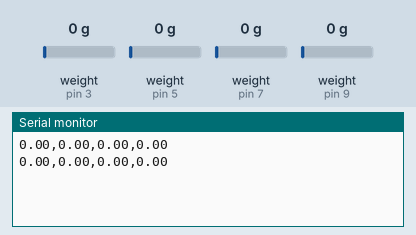
Recording of a sketch running on a simulated Arduino Uno, built with avr-gcc and run on an emulated ATmega328P. Shown: the last lines printed to the serial monitor. The inputs (shaded band) are chosen by the test bench; at power-on: weight on the scale (sensors on pin 3, pin 5, pin 7, pin 9) 0 g.

Above: at 5.2 s.
5.3 s: weight on the scale (sensor on pin 3) set to 100 g
At 5.47 s:
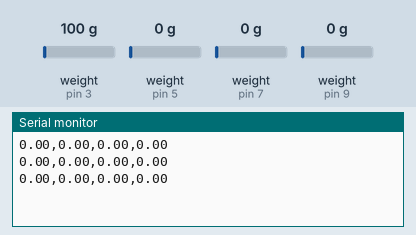
6.8 s: weight on the scale (sensor on pin 5) set to 100 g
At 7.08 s:
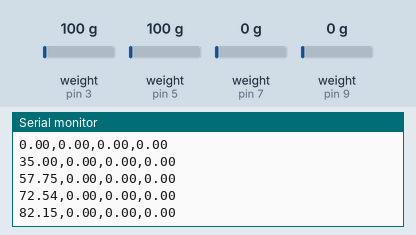
8.3 s: weight on the scale (sensor on pin 7) set to 100 g
At 8.69 s:
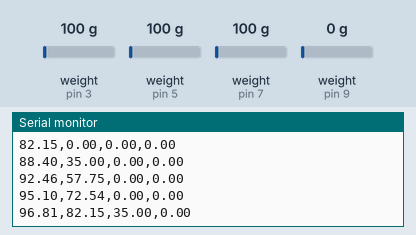
9.8 s: weight on the scale (sensor on pin 9) set to 100 g
At 9.91 s:
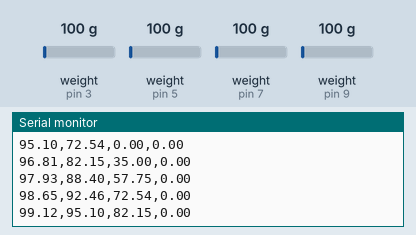
11.3 s: weight on the scale (sensor on pin 3) set to 1250 g
At 11.52 s:
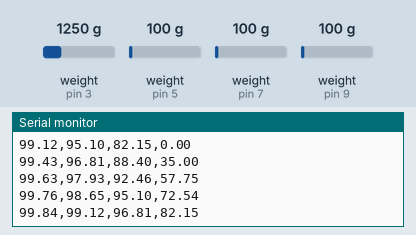
12.8 s: weight on the scale (sensor on pin 5) set to 1250 g
At 13.14 s:
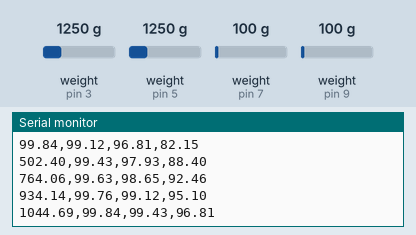
Timing chart, 0 to 15.3 s (numbered marks = the images above; inputs shaded):
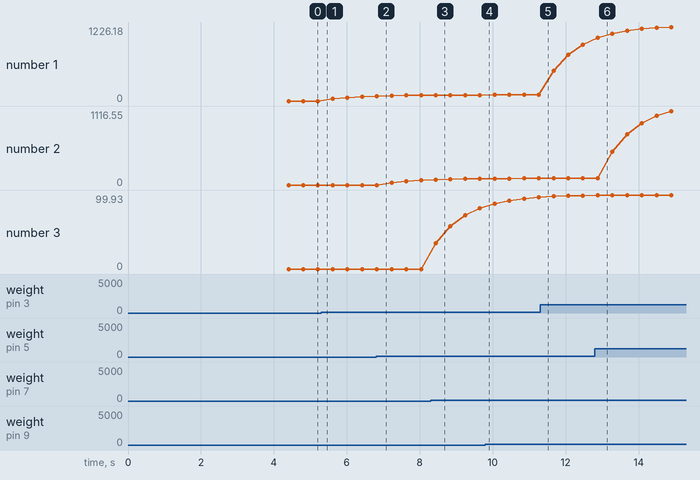

The sketch:

HX711_full_example.ino
```cpp
#include "HX711.h"

// AI improvements

// Pin definitions
const int HX711_dout1 = 3;
const int HX711_sck1  = 2;

const int HX711_dout2 = 5;
const int HX711_sck2  = 4;

const int HX711_dout3 = 7;
const int HX711_sck3  = 6;

const int HX711_dout4 = 9;
const int HX711_sck4  = 8;

// Calibration values: you should calibrate each sensor separately
const float SCALE_1 = 2280.0f;
const float SCALE_2 = 2280.0f;
const float SCALE_3 = 2280.0f;
const float SCALE_4 = 2280.0f;

// Smoothing factor: higher = smoother, but more latency
const float ALPHA = 0.35f;

HX711 scale1;
HX711 scale2;
HX711 scale3;
HX711 scale4;

float filtered1 = 0.0f;
float filtered2 = 0.0f;
float filtered3 = 0.0f;
float filtered4 = 0.0f;

float readScaleFiltered(HX711 &scale, float &filteredValue) {
  // Avoid blocking forever
  if (!scale.wait_ready_timeout(5)) {
    return filteredValue;  // keep previous value if no new sample yet
  }

  float raw = scale.get_units(1);  // 1 sample to minimize delay
  raw = abs(raw);

  // Exponential moving average
  filteredValue = ALPHA * raw + (1.0f - ALPHA) * filteredValue;
  return filteredValue;
}

void setup() {
  Serial.begin(115200);

  scale1.begin(HX711_dout1, HX711_sck1);
  scale2.begin(HX711_dout2, HX711_sck2);
  scale3.begin(HX711_dout3, HX711_sck3);
  scale4.begin(HX711_dout4, HX711_sck4);

  scale1.set_scale(SCALE_1);
  scale2.set_scale(SCALE_2);
  scale3.set_scale(SCALE_3);
  scale4.set_scale(SCALE_4);

  scale1.tare();
  scale2.tare();
  scale3.tare();
  scale4.tare();
}

void loop() {
  float w = readScaleFiltered(scale1, filtered1);
  float a = readScaleFiltered(scale2, filtered2);
  float s = readScaleFiltered(scale3, filtered3);
  float d = readScaleFiltered(scale4, filtered4);

  // Compact CSV output: W,A,S,D
  Serial.print(w, 2);
  Serial.print(",");
  Serial.print(a, 2);
  Serial.print(",");
  Serial.print(s, 2);
  Serial.print(",");
  Serial.println(d, 2);

  // Small delay to keep serial stable without adding much latency
  delay(1);
}
```

Measured:
- after the input at 8.3 s, the serial monitor: prints a new line after 0.14 s (image 3)
- plotted number 1: 0 → 72.54 after the input at 5.3 s, 99.84 → 934.14 after the input at 11.3 s
